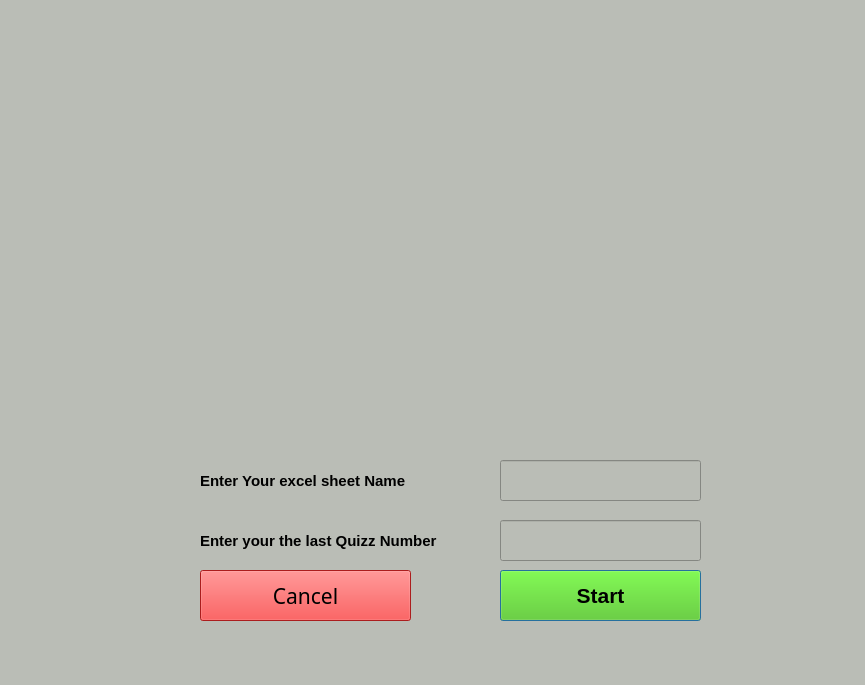
<?xml version="1.0" encoding="UTF-8"?>
<ui version="4.0">
 <class>whatsDirect</class>
 <widget class="QDialog" name="whatsDirect">
  <property name="geometry">
   <rect>
    <x>0</x>
    <y>0</y>
    <width>865</width>
    <height>685</height>
   </rect>
  </property>
  <property name="font">
   <font>
    <pointsize>11</pointsize>
    <weight>75</weight>
    <bold>true</bold>
   </font>
  </property>
  <property name="windowTitle">
   <string>TelegramDirect</string>
  </property>
  <property name="autoFillBackground">
   <bool>false</bool>
  </property>
  <property name="styleSheet">
   <string notr="true">border-color: rgb(0, 0, 0);

background-color: rgb(186, 189, 182);</string>
  </property>
  <property name="sizeGripEnabled">
   <bool>true</bool>
  </property>
  <widget class="QPushButton" name="StartButton">
   <property name="geometry">
    <rect>
     <x>500</x>
     <y>570</y>
     <width>201</width>
     <height>51</height>
    </rect>
   </property>
   <property name="font">
    <font>
     <pointsize>16</pointsize>
     <weight>75</weight>
     <bold>true</bold>
    </font>
   </property>
   <property name="styleSheet">
    <string notr="true">background-color: rgb(73, 200, 4);
</string>
   </property>
   <property name="text">
    <string>Start</string>
   </property>
  </widget>
  <widget class="QPushButton" name="CancelButton">
   <property name="geometry">
    <rect>
     <x>200</x>
     <y>570</y>
     <width>211</width>
     <height>51</height>
    </rect>
   </property>
   <property name="font">
    <font>
     <family>12 MS Shell Dlg 2</family>
     <pointsize>16</pointsize>
     <weight>9</weight>
     <italic>false</italic>
     <bold>false</bold>
    </font>
   </property>
   <property name="styleSheet">
    <string notr="true">background-color: rgb(239, 41, 41);
font: 75 16pt &quot;MS Shell Dlg 2&quot;;

border-color: rgb(0, 0, 0);
font: 75 16pt  	Bold &quot;MS Shell Dlg 2&quot;;
</string>
   </property>
   <property name="text">
    <string>Cancel</string>
   </property>
  </widget>
  <widget class="QLineEdit" name="ExcelSheetName">
   <property name="geometry">
    <rect>
     <x>500</x>
     <y>460</y>
     <width>201</width>
     <height>41</height>
    </rect>
   </property>
   <property name="text">
    <string/>
   </property>
  </widget>
  <widget class="QLabel" name="label">
   <property name="geometry">
    <rect>
     <x>200</x>
     <y>460</y>
     <width>281</width>
     <height>41</height>
    </rect>
   </property>
   <property name="font">
    <font>
     <pointsize>11</pointsize>
     <weight>75</weight>
     <bold>true</bold>
    </font>
   </property>
   <property name="text">
    <string>Enter Your excel sheet Name</string>
   </property>
   <property name="textFormat">
    <enum>Qt::AutoText</enum>
   </property>
  </widget>
  <widget class="QLabel" name="label_2">
   <property name="geometry">
    <rect>
     <x>200</x>
     <y>520</y>
     <width>281</width>
     <height>41</height>
    </rect>
   </property>
   <property name="font">
    <font>
     <pointsize>11</pointsize>
     <weight>75</weight>
     <bold>true</bold>
    </font>
   </property>
   <property name="text">
    <string>Enter your the last Quizz Number</string>
   </property>
  </widget>
  <widget class="QLineEdit" name="quizzNo">
   <property name="geometry">
    <rect>
     <x>500</x>
     <y>520</y>
     <width>201</width>
     <height>41</height>
    </rect>
   </property>
   <property name="text">
    <string/>
   </property>
  </widget>
  <widget class="QLabel" name="label_3">
   <property name="geometry">
    <rect>
     <x>0</x>
     <y>0</y>
     <width>881</width>
     <height>691</height>
    </rect>
   </property>
   <property name="text">
    <string/>
   </property>
   <property name="pixmap">
    <pixmap>photo.jpg</pixmap>
   </property>
   <property name="scaledContents">
    <bool>true</bool>
   </property>
  </widget>
  <zorder>label_3</zorder>
  <zorder>StartButton</zorder>
  <zorder>CancelButton</zorder>
  <zorder>ExcelSheetName</zorder>
  <zorder>label</zorder>
  <zorder>label_2</zorder>
  <zorder>quizzNo</zorder>
 </widget>
 <resources>
  <include location="image.qrc"/>
 </resources>
 <connections/>
</ui>
